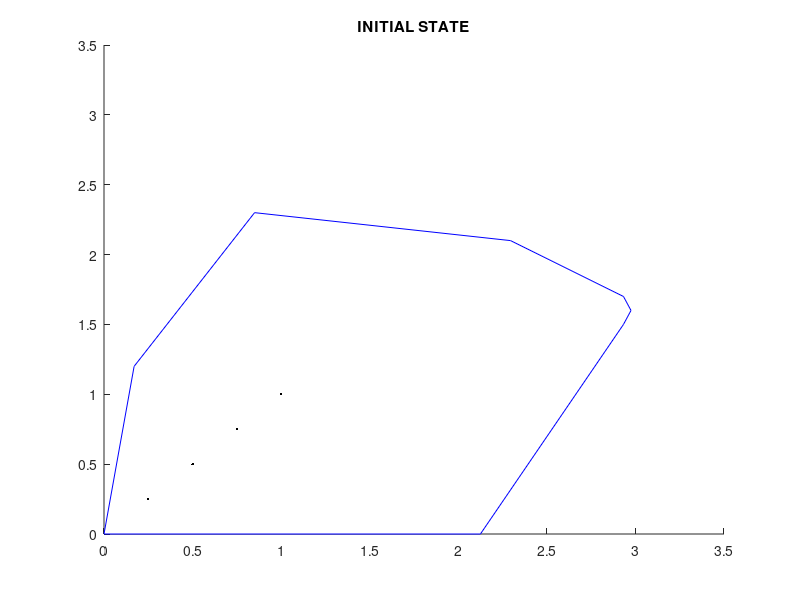

Write MATLAB code to recreate this figure. (Note: this script raises an error after producing the figure.)
%{

Copyright (C) 2017 Stylianos Tsiakalos

Licensed to the Apache Software Foundation (ASF) under one
or more contributor license agreements.  See the NOTICE file
distributed with this work for additional information
regarding copyright ownership.  The ASF licenses this file
to you under the Apache License, Version 2.0 (the
"License"); you may not use this file except in compliance
with the License.  You may obtain a copy of the License at

  http://www.apache.org/licenses/LICENSE-2.0

Unless required by applicable law or agreed to in writing,
software distributed under the License is distributed on an
"AS IS" BASIS, WITHOUT WARRANTIES OR CONDITIONS OF ANY
KIND, either express or implied.  See the License for the
specific language governing permissions and limitations
under the License.

%}

close all;
clear all;
clc;
warning off;

% environment %
xb = [0 2.125 2.9325 2.975 2.9325 2.295 0.85 0.17];
yb = [0 0 1.5 1.6 1.7 2.1 2.3 1.2];
patch(xb,yb,'white','edgecolor','blue');
hold on;

% robot data %

robotCount = 4;
%initial positions
px = [0.25 0.5 0.75 1];
py = [0.25 0.5 0.75 1];
plot(px,py,'k.');
axis([0 3.5 0 3.5])
hold on;

%sensing circle
R = 1;
%communication radius
Rc = 2;
%gain factor (for control law)
K = 5;
%fundamental time unit (the amount of time each iteration represents)
dt = 0.05;
%iteration limit
iterlim = 1000;
%convergence threshold
thr = 0.05*R;

iteration_count = 0;

%plot initial robot positions in first figure
title('INITIAL STATE');
for i = 1:robotCount
    [Xsense_init,Ysense_init] = approx_circle(R,[px(i);py(i)]);
    [Xcomms_init,Ycomms_init] = approx_circle(Rc,[px(i);py(i)]);
    plot(Xsense_init,Ysense_init,'k');
    plot(Xcomms_init,Ycomms_init,'--r');
    legend('Environment','Initial Positions','Sensing Area','Communication Area');
    hold on;
end

%initialization
trajectories_X = zeros(robotCount,iterlim); %each row for each robot
trajectories_Y = zeros(robotCount,iterlim);
for i=1:robotCount
    trajectories_X(i,1) = px(i);
    trajectories_Y(i,1) = py(i);
end

effective_area_progression = zeros(1,iterlim);


% MAIN SIMULATION LOOP %

for t=1:iterlim
    
    areas = zeros(1,robotCount);
    Xvoronoi = cell(1,robotCount);
    Yvoronoi = cell(1,robotCount);
    
    
    for j=1:robotCount
       
        %calculate current voronoi cell for every robot
        targetRobotPos = [trajectories_X(j,t) ; trajectories_Y(j,t)];
        allRobotPos = [trajectories_X(:,t)' ; trajectories_Y(:,t)'];
        [Xvoronoi{1,j},Yvoronoi{1,j}] = BoundedVoronoi(targetRobotPos,j,allRobotPos,xb,yb,Rc);
   
        
        %determine sensing circle positions
        current_center = [trajectories_X(j,t) ;trajectories_Y(j,t)];
        [Xcircles(:,j),Ycircles(:,j)] = approx_circle(R,current_center);
    end
    
  
    %calculate effective area
        %for every robot,find intersection of sensing circle with voronoi
        area = 0;
        for i = 1:robotCount
            [Xarea,Yarea] = polybool('intersection',Xcircles(:,i),Ycircles(:,i),Xvoronoi{1,i},Yvoronoi{1,i});
            area = area + polyarea(Xarea,Yarea);
        end
    
    effective_area_progression(t) = area;
    
    %find new position of each robot according to control law
    if(t+1 <= iterlim)
        termination_condition = 1;
        for j=1:robotCount
            targetRobotPos = [trajectories_X(j,t);trajectories_Y(j,t)];
            newTargetRobotPos = Control_Law(targetRobotPos,Xvoronoi{1,j},Yvoronoi{1,j},Xcircles(:,j),Ycircles(:,j),K,dt);
            diff_x = abs(newTargetRobotPos(1) - targetRobotPos(1));
            diff_y = abs(newTargetRobotPos(2) - targetRobotPos(2));
            diff = sqrt(diff_x*diff_x+diff_y+diff_y);
            if(diff >thr)
                termination_condition = 0;
            end
            trajectories_X(j,t+1) = newTargetRobotPos(1);
            trajectories_Y(j,t+1) = newTargetRobotPos(2);
        end
    end
    
    if(termination_condition == 1)
        iteration_count = t;
        break;
    end
      
end

if(termination_condition == 0)
    iteration_count = iterlim;
    trajectories_X_output = zeros(robotCount,iteration_count);
    trajectories_Y_output = zeros(robotCount,iteration_count);
    for i=1:robotCount
        trajectories_X_output(i,:) = trajectories_X(i,:);
        trajectories_Y_output(i,:) = trajectories_Y(i,:);
    end
    effective_area_progression_output = effective_area_progression;
end

if(termination_condition == 1)
    trajectories_X_output = zeros(robotCount,iteration_count);
    trajectories_Y_output = zeros(robotCount,iteration_count);
    effective_area_progression_output = zeros(1,iteration_count);
    for i=1:iteration_count
        effective_area_progression_output(i) = effective_area_progression(i);
        for j=1:robotCount
            trajectories_X_output(j,i) = trajectories_X(j,i);
            trajectories_Y_output(j,i) = trajectories_Y(j,i);
        end
    end
end

trajectories = [trajectories_X ; trajectories_Y];

%plot trajectories in second figure
colors = ['y';'m';'c';'r';'g';'b'];
figure;
patch(xb,yb,'white','edgecolor','blue');
hold on;
title('Trajectory progression ( * = final position )');
j = 1;
for i=1:robotCount
    plot(trajectories_X_output(i,iteration_count),trajectories_Y_output(i,iteration_count),'k*');
    hold on;
end
for i=1:robotCount
    color = colors(j);
    j = j + 1;
    if(j>6)
        j = 1;
    end
    plot(trajectories_X_output(i,:),trajectories_Y_output(i,:),color);
    hold on;
end



%plot final robot positions in third figure
final_pos_X = zeros(1,robotCount);
final_pos_Y = zeros(1,robotCount);
for i=1:robotCount
    final_pos_X(i) = trajectories_X_output(i,iteration_count);
    final_pos_Y(i) = trajectories_Y_output(i,iteration_count);
end
figure;
patch(xb,yb,'white','edgecolor','blue');
hold on;
title('FINAL STATE');
for i=1:robotCount
    [Xsense_final,Ysense_final] = approx_circle(R,[final_pos_X(i);final_pos_Y(i)]);
    %[Xcomms_final,Ycomms_final] = approx_circle(R,[final_pos_X(i);final_pos_Y(i)]);
    plot(final_pos_X(i),final_pos_Y(i),'k.');
    plot(Xsense_final,Ysense_final,'k');
    %plot(Xcomms_final,Ycomms_final,'--r');
    hold on;
end

%plot effective area progression
figure;
%t = 0:dt:dt*iterlim;
t = 1:iteration_count;
plot(t,effective_area_progression_output);
title('Effective area covered');

%display output
fprintf('\nAlgorithm converged after %d',iteration_count);
fprintf(' iteration(s).');
if(termination_condition == 0)
    fprintf(' (Iteration limit reached) \n');
end
fprintf('\nEffective area covered : %f\n',effective_area_progression(iteration_count));

